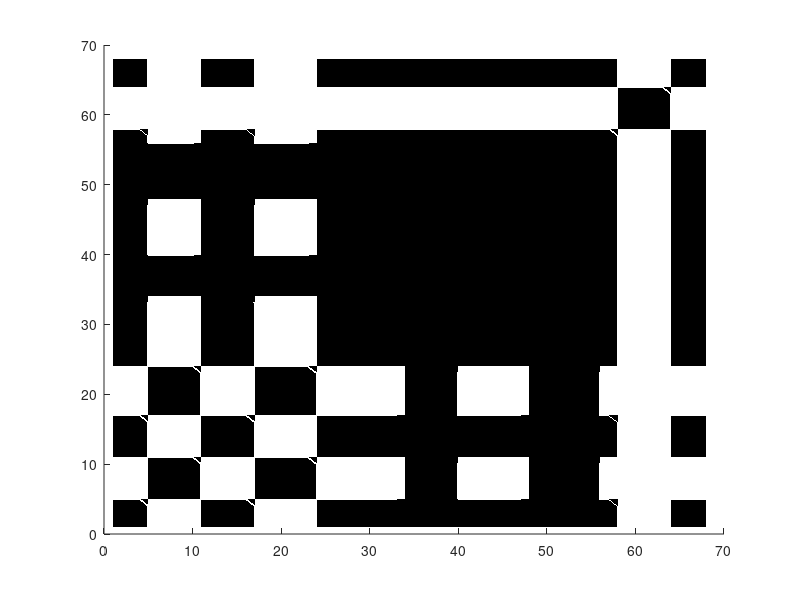

Write MATLAB code to recreate this figure.
function out = simrestimediff(tfseq)

%tfseq = classes of motion
if nargin < 1
    tfseq = zeros(1,68);
    tfseq(5:10) = 1;
    tfseq(17:23) = 1;
    tfseq(58:63) = 2;
    tfseq(34:39) = 0.5;
    tfseq(48:55) = 0.5;
end

x = 1:length(tfseq);

[xx, yy] = meshgrid(x, x);

zz = bsxfun(@(x,y) abs(x - y) <= 0.5, tfseq, tfseq');
zz = double(logical(zz));

figure, surface(xx,yy,zz, 'EdgeColor', 'none')
colormap([1 1 1; 0 0 0])